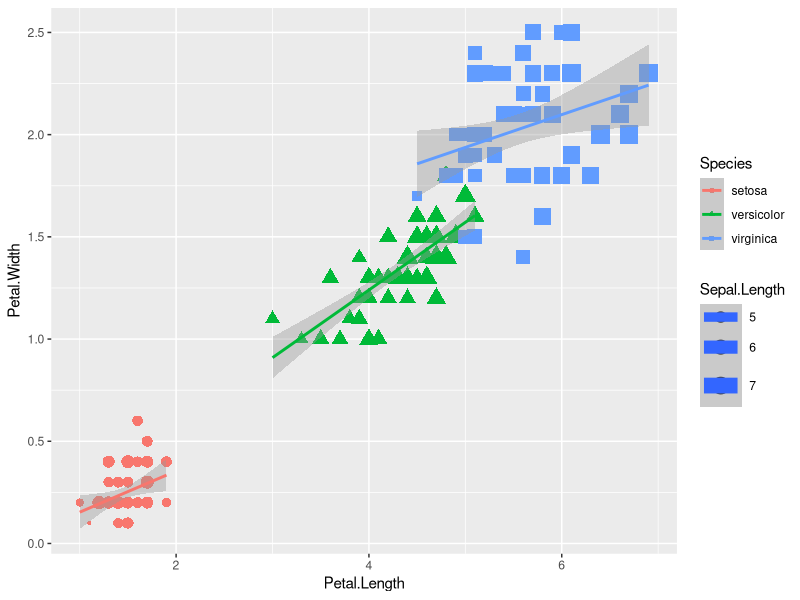
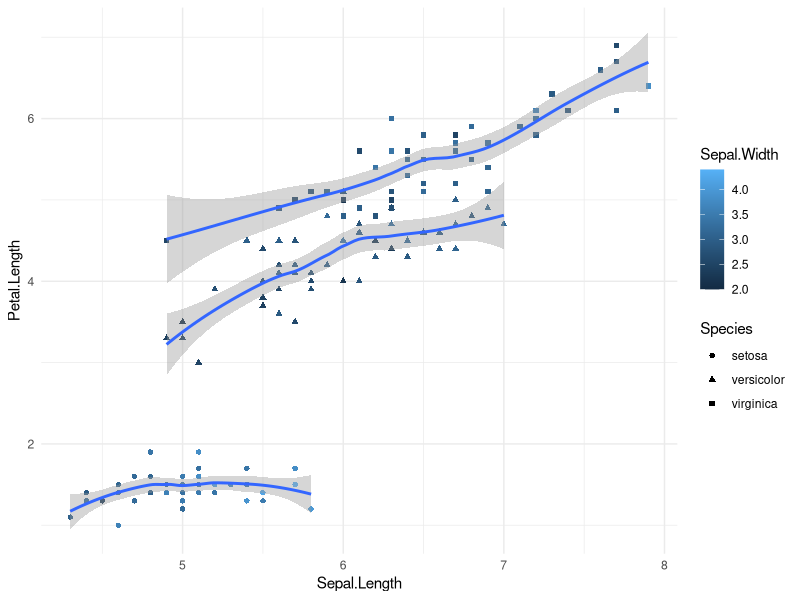
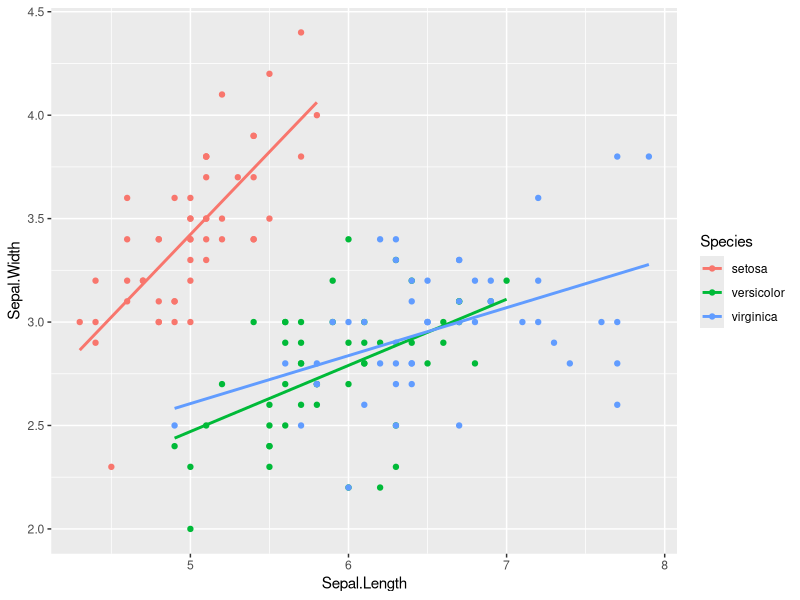

These figures' R source, in order:
library(tidyverse) # load package, first step

# load data
data("iris")

# rename the iris object
df <- iris

# plot (most powerful plotting tool)
ggplot(data=df,
       mapping = aes(x=Petal.Length,
                     y=Petal.Width,
                     color=Species,
                     shape=Species,
                     size=Sepal.Length)) +
  geom_point() + 
  geom_smooth(method="lm")


ggplot(data=df,
       mapping = aes(x=Sepal.Length,
                     y=Petal.Length,
                     color=Sepal.Width,
                     shape=Species))+
  geom_point()+
  geom_smooth()+
  theme_minimal()

#alpha refers to transparencey
#aes is components of the graph
#geom the things that get drawn based on aesthetics

?geom_density #to figure out specific needs
#copy HEX code for color of fill
# aesthetics NEED to be the name of a column in your data frame

ggplot(df,
       aes(x=Sepal.Length,y=Sepal.Width,color=Species))+
  geom_point()+
  geom_smooth(method = lm,se=FALSE)

#read_csv faster and safer checking than read.csv


mtcars
